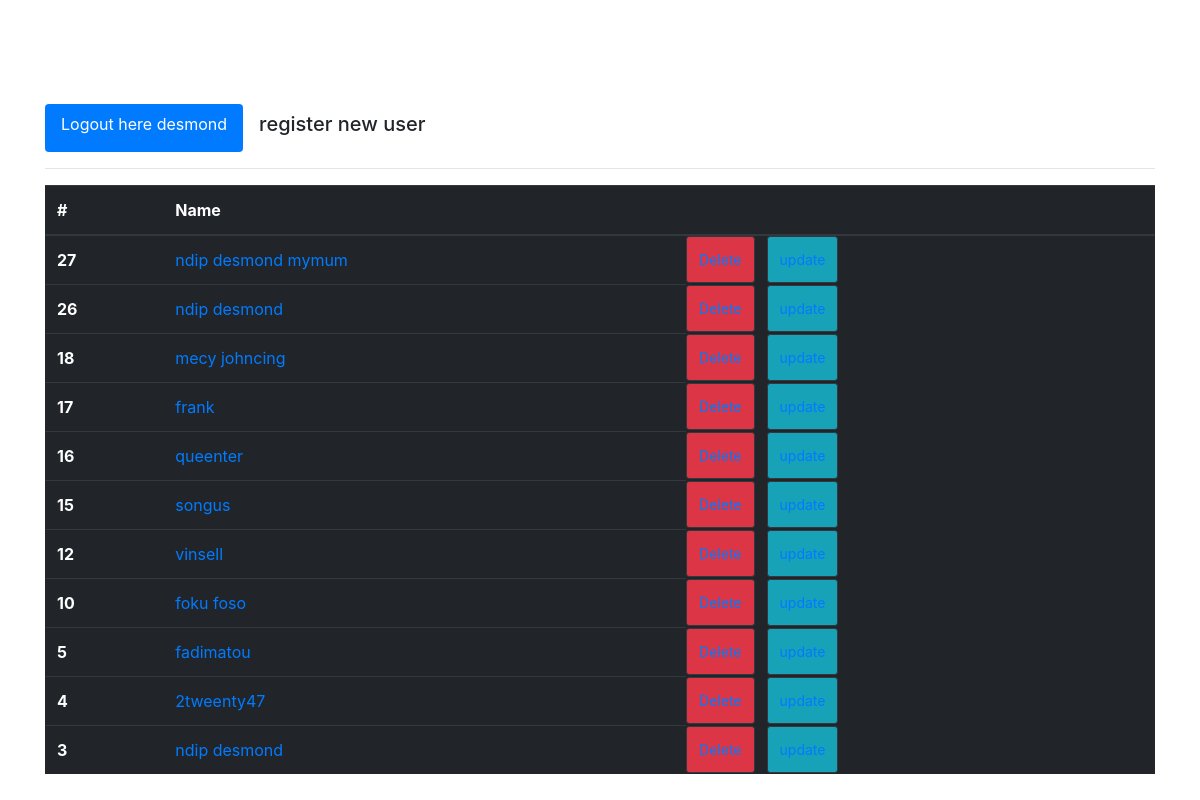
The app's page /view_data/ (signed in), older data.
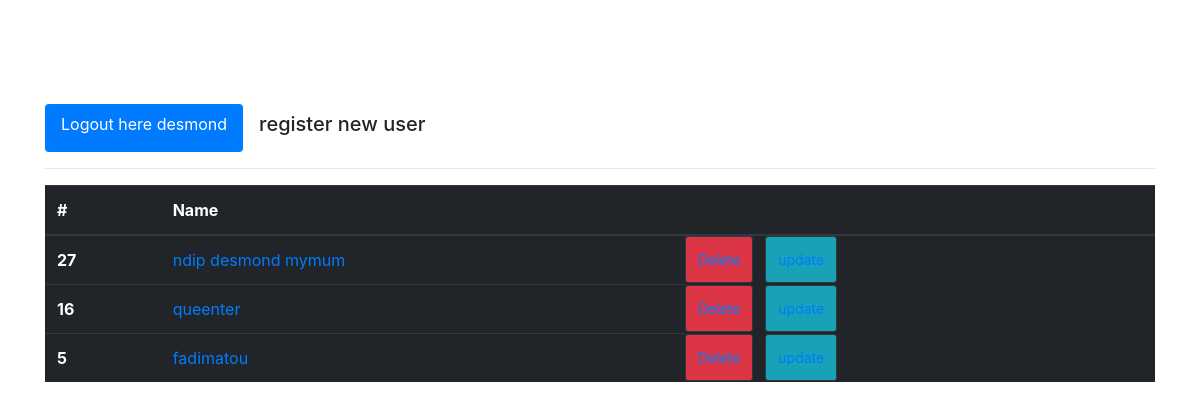
The same page, newer data.
### register_form/models.py (models this page shows, shortened)
class SubmissionFormModel(models.Model):
    name = models.CharField(max_length=255)
    birthday = models.CharField(max_length=255)
    gender = models.CharField(max_length=255)
    email = models.EmailField()
    phone = models.IntegerField()

### register_form/views.py (the view)
# urls.py: path('view_data/', views.view_data, name='view_data'),
@login_required(login_url='login')
def view_data(request):
    data = SubmissionFormModel.objects.all().order_by('-id')
    count = SubmissionFormModel.objects.all().count
    return render(request, 'view_data.html', {'data': data, 'count': count})

### register_form/templates/view_data.html (shortened to what this page needs)
<!doctype html>
<html lang="en">
  <head>
    <link rel="stylesheet" href="https://maxcdn.bootstrapcdn.com/bootstrap/4.0.0/css/bootstrap.min.css">
  </head>
  <body>
  <br>
  <br>
<div class="container mt-2 mb-1 pt-5">
  <nav class="nav nav-pills flex-column flex-sm-row">
  <a class="flex-sm-fill text-sm-center nav-link active" href="{% url 'logout' %}">Logout here {{ request.user }}</a>
  {% if request.user.is_staff%}
  <a class="flex-sm-fill text-sm-center nav-link h5" href="{%url 'register'%}">register new user</a>
  {% endif %}
 </nav>
  <hr>
<table class="table table-dark">
  <thead>
    <tr>
      <th scope="col">#</th>
      <th scope="col">Name</th>
      <th></th>
      <th></th>
    </tr>
  </thead>
  <tbody>
  {% for da in data %}
    <tr>
      <th scope="row">{{ da.id}}</th>
      <td> <a href="{%url 'detail_view' da.id %}">{{da.name}}</a> </td>
      {% if request.user.is_staff %}
        <td class="btn btn-danger btn-sm mr-2"> <a href="{%url 'delete_data' da.id %}">Delete</a></td>
      {% else %}
       <td class="btn btn-danger btn-sm mr-2"> <a href="#">Delete</a></td>
      {% endif %}
      <td class="btn btn-info btn-sm ml-1"> <a href="{%url 'update' da.id %}">update</a> </td>
    </tr>
  {% endfor %}
  </tbody>
</table>
</div>
  </body>
</html>

Row changes from the older to the newer data that the page shows:
removed SubmissionFormModel: id "26", name "ndip desmond"
removed SubmissionFormModel: id "18", name "mecy johncing"
removed SubmissionFormModel: id "17", name "frank"
removed SubmissionFormModel: id "15", name "songus"
removed SubmissionFormModel: id "12", name "vinsell"
removed SubmissionFormModel: id "10", name "foku foso"
removed SubmissionFormModel: id "4", name "2tweenty47"
removed SubmissionFormModel: id "3", name "ndip desmond"
